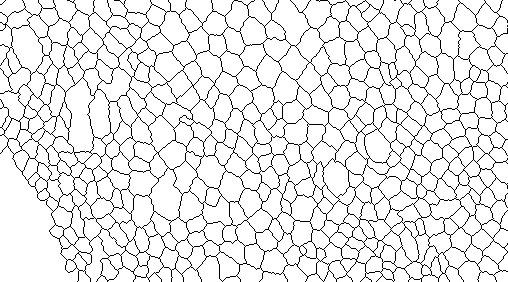
#> input picture samples/Segmentation-2.tif, 508 x 282 px; its folder holds 2 pictures in this run
$ python 02_plot_gallery.py
#> lines starting #> are read from the running program, lines starting #| are printed output that depends on the picture; after the words box and inside, x2 and y2 are one past the last pixel; in counts of white or black regions, pixels touching at a corner belong together
### deprojpy/io.py
from pathlib import Path

import numpy as np
import tifffile


def load_tiff_pair(
    mask_path: str | Path, heightmap_path: str | Path
) -> tuple[np.ndarray, np.ndarray]:
    """Load a DeProj-compatible segmentation mask and height map.

    Parameters
    ----------
    mask_path, heightmap_path:
        Paths to two-dimensional TIFF images. Array axes follow image
        convention ``(row, column)``.

    Returns
    -------
    mask, heightmap:
        NumPy arrays with identical shapes. Geometry produced later by
        :func:`deprojpy.from_heightmap` uses explicit ``(x, y, z)`` order.
    """
    mask = np.asarray(tifffile.imread(mask_path))
#> mask: shape (282, 508); 90.7% white; black in thin lines or dots
    heightmap = np.asarray(tifffile.imread(heightmap_path))
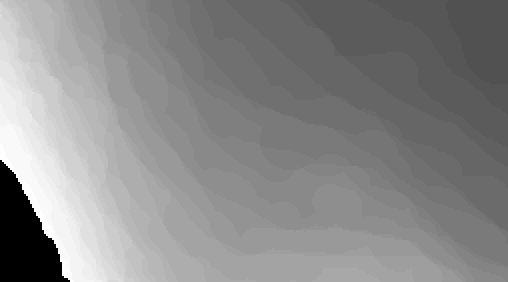
#> input picture samples/HeightMap-2.tif, 508 x 282 px
#> heightmap is the input picture: shape (282, 508) float32; min 0, max 25, mean 13.5
    if mask.ndim != 2 or heightmap.ndim != 2:
        raise ValueError("mask and heightmap must both be 2-D images")
    if mask.shape != heightmap.shape:
        raise ValueError(f"shape mismatch: mask {mask.shape}, heightmap {heightmap.shape}")
    return mask, heightmap


# [52 lines left out: functions _lit, load_label_heightmap_pair, not called in this run]

### deprojpy/mask.py
from __future__ import annotations

import networkx as nx
import numpy as np
from scipy import ndimage as ndi
from skimage import measure, morphology

from .objects import MaskObject


def validate_binary_mask(mask: np.ndarray) -> np.ndarray:
    """Validate and return a two-dimensional black-ridge/white-cell mask."""
    image = np.asarray(mask)
    if image.ndim != 2:
        raise ValueError(f"mask must be a 2-D array; received shape {image.shape}")
    if image.size == 0:
        raise ValueError("mask must not be empty")
    if not np.all(np.isfinite(image)):
        raise ValueError("mask must contain only finite values")
    values = np.unique(image)
#> values = [0, 255]
    if len(values) != 2 or 0 not in values:
        raise ValueError(
            "mask must be binary-like with exactly two values: black ridges "
            "(0) and nonzero cell interiors"
        )
    return image


def _ordered_boundary(component: np.ndarray) -> np.ndarray:
    """Return an ordered boundary as integer (x, y) pixel-center coordinates."""
    contours = measure.find_contours(component, 0.5, fully_connected="high")
    if not contours:
        return np.empty((0, 2), dtype=float)
    contour = max(contours, key=len)
    # find_contours follows pixel edges. Snap inward to actual dilated-cell
    # pixels, matching MATLAB bwboundaries' integer row/column coordinates.
    candidates = np.rint(contour).astype(int)
    candidates[:, 0] = np.clip(candidates[:, 0], 0, component.shape[0] - 1)
    candidates[:, 1] = np.clip(candidates[:, 1], 0, component.shape[1] - 1)
    for k, (row, col) in enumerate(candidates):
        if not component[row, col]:
            neighborhood = np.argwhere(
                component[max(0, row - 1) : row + 2, max(0, col - 1) : col + 2]
            )
            if neighborhood.size:
                candidates[k] = neighborhood[0] + [max(0, row - 1), max(0, col - 1)]
    keep = np.r_[True, np.any(np.diff(candidates, axis=0) != 0, axis=1)]
    rc = candidates[keep]
    if len(rc) > 1 and np.array_equal(rc[0], rc[-1]):
        rc = rc[:-1]
    return rc[:, ::-1].astype(float)  # explicit x, y order


def mask_to_objects(mask: np.ndarray) -> tuple[list[MaskObject], nx.Graph]:
    """Convert white 4-connected cells and the black ridge into objects/graph.

    Input array indices are ``(row, column)``; all returned coordinates are
    geometric ``(x, y)`` pixel coordinates, with the first pixel at (0, 0).
    """
    # Ensure the input has the expected binary structure before processing.
    image = validate_binary_mask(mask)
    # Label each white region as an individual cell using 4-connectivity.
    white = image != 0
#> white: shape (282, 508) bool; 90.7% white; black in thin lines or dots
    labels, n_components = ndi.label(white, ndi.generate_binary_structure(2, 1)) # type: ignore
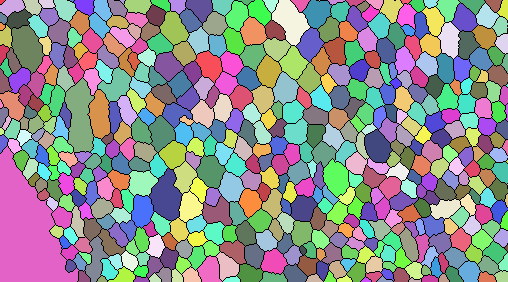
#> labels: shape (282, 508) int32; 528 distinct labels, from 0 to 527; one colour per label, 0 black
#> n_components = 527

    # The black pixels form ridges; local ridge density helps identify junctions.
    ridge = ~white
#> ridge: shape (282, 508) bool; 9.3% white in thin lines or dots
    ridge_neighbors = ndi.convolve(
        ridge.astype(np.uint8), np.ones((3, 3), dtype=np.uint8), mode="constant"
    )
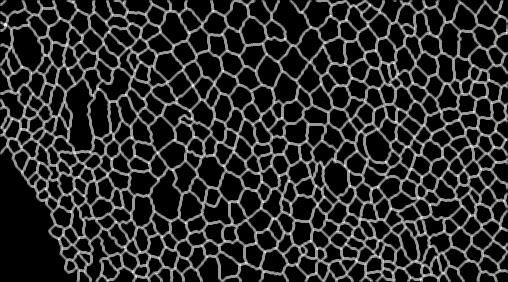
#> ridge_neighbors: shape (282, 508); min 0, max 5, mean 0.831; drawn with min black and max white
    # Ridge pixels with enough neighboring ridge pixels are treated as junctions.
    junction_mask = ridge & (ridge_neighbors >= 4)
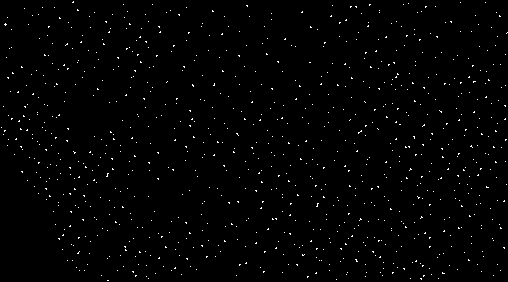
#> junction_mask: shape (282, 508) bool; 1.1% white in thin lines or dots
    junction_labels, n_junctions = ndi.label(junction_mask, ndi.generate_binary_structure(2, 2)) # type: ignore
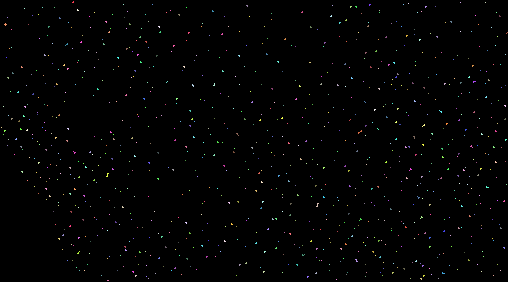
#> junction_labels: shape (282, 508) int32; 921 distinct labels, from 0 to 920; one colour per label, 0 black
#> n_junctions = 920
    centers_rc = ndi.center_of_mass(junction_mask, junction_labels, range(1, n_junctions + 1))
#> centers_rc = 920 pairs, first value 1.67 to 280, second value 1 to 506.5

    # Create a graph node for each detected junction.
    graph = nx.Graph()
    for junction_id, (row, col) in enumerate(centers_rc, start=1):
        graph.add_node(junction_id, id=junction_id, centroid=np.array([col, row], float))
#> this loop made 920 passes
#> (row, col) on passes 1 to 3: (1.67, 72.67), (2, 460), (2, 485)

    footprint = morphology.diamond(1)
    height, width = image.shape
    objects: list[MaskObject] = []
    for label_id in range(1, n_components + 1):
        rows, cols = np.where(labels == label_id)
        # Skip border-touching cells because their boundaries are incomplete.
        if (
            rows.min() <= 1
            or rows.max() >= height - 2
            or cols.min() <= 1
            or cols.max() >= width - 2
        ):
            continue
        # Slight dilation stabilizes boundary tracing around each cell.
        component = ndi.binary_dilation(labels == label_id, structure=footprint)
        boundary = _ordered_boundary(component)
        if len(boundary) < 3:
            continue

        # Map the boundary back onto the junction labels to find touched nodes.
        xy = np.rint(boundary).astype(int)
        visited = junction_labels[xy[:, 1], xy[:, 0]]
        visited = visited[visited > 0]
        junction_ids = np.unique(visited)

        # Keep traversal order so adjacent junctions can be connected in the graph.
        sequence: list[int] = []
        for jid in visited:
            jid = int(jid)
            if not sequence or sequence[-1] != jid:
                sequence.append(jid)
        if len(sequence) > 1 and sequence[0] == sequence[-1]:
            sequence.pop()
        for first, second in zip(sequence, sequence[1:] + sequence[:1], strict=True):
            if first != second:
                graph.add_edge(first, second)

        # Store the cell boundary and approximate center for later use.
        objects.append(MaskObject(boundary, boundary.mean(axis=0), junction_ids))
#> this loop made 527 passes
#> (contours in _ordered_boundary, visited, junction_ids) on passes 37 to 39: (1 point arrays, longest 119 points, [83, 52, 52, 2, 39, 62], [2, 39, 52, 62, 83]), (1 point arrays, longest 105 points, [62, 39, 3, 30, 40, 40], [3, 30, 39, 40, 62]), (1 point arrays, longest 107 points, [79, 70, 51, 8, 4, 29], [4, 8, 29, 51, 70, 79])
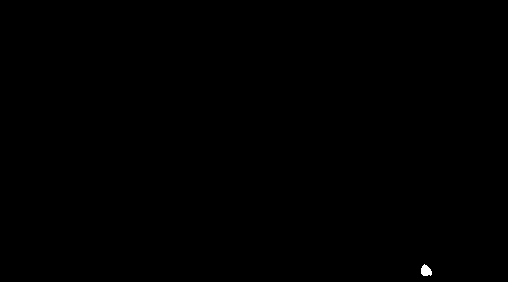
#> component: shape (282, 508) bool; 0.07% white; 1 white region, box (x1, y1, x2, y2) and area: (421, 264, 432, 276) 96
#> after the loop, objects = 426 items
    if not objects:
        raise ValueError(
            "mask parsing found no retained cells; expected nonzero cell interiors "
            "separated by a connected black ridge, with cells away from image borders"
        )
    return objects, graph

### deprojpy/core.py
from __future__ import annotations

from typing import Literal

import networkx as nx
import numpy as np

from .geometry import (
    BOUNDARY_SIMPLIFICATION_TOLERANCE_PX,
    fit_ellipse_3d,
    fit_plane,
    polygon_metrics,
    simplify_boundary_pixels,
)
from .heightmap import compute_curvatures, get_z, prepare_heightmap
from .labels import labels_to_objects
from .mask import mask_to_objects
from .models import DeprojResult, Epicell
from .objects import MaskObject


def _validate_common_inputs(
    segmentation: np.ndarray,
    heightmap: np.ndarray,
    *,
    segmentation_name: str,
    pixel_size: float,
    voxel_depth: float,
) -> tuple[np.ndarray, np.ndarray]:
    segmentation = np.asarray(segmentation)
    heightmap = np.asarray(heightmap)
    if segmentation.ndim != 2 or heightmap.ndim != 2:
        raise ValueError(
            f"{segmentation_name} and heightmap must both be 2-D arrays; "
            f"received shapes {segmentation.shape} and {heightmap.shape}"
        )
    if segmentation.shape != heightmap.shape:
        raise ValueError(
            f"{segmentation_name} and heightmap must have identical shapes; "
            f"got {segmentation.shape} and {heightmap.shape}"
        )
    if not np.isfinite(pixel_size) or pixel_size <= 0:
        raise ValueError("pixel_size must be a positive finite number")
    if not np.isfinite(voxel_depth) or voxel_depth <= 0:
        raise ValueError("voxel_depth must be a positive finite number")
    return segmentation, heightmap


def _from_objects_and_graph(
    objects: list[MaskObject],
    graph: nx.Graph,
    heightmap: np.ndarray,
    *,
    source_shape: tuple[int, int],
    pixel_size: float = 1.0,
    voxel_depth: float = 1.0,
    units: str = "pixels",
    invert_z: bool = False,
    inpaint_zeros: bool = True,
    prune_zeros: bool = True,
    cell_id_policy: Literal["sequential", "source_label"] = "sequential",
) -> DeprojResult:
    """Run shared height-map deprojection from extracted 2-D objects and graph."""
    if not objects:
        raise ValueError("object parsing found no retained cells")
    median_area = np.median(
        [polygon_metrics(np.c_[obj.boundary, np.zeros(len(obj.boundary))])[2] for obj in objects]
    )
    smooth_scale = 2.0 * np.sqrt(median_area) / np.pi
    prepared = prepare_heightmap(
        heightmap, voxel_depth, smooth_scale, invert_z, inpaint_zeros, prune_zeros
    )
    if not prune_zeros and not np.all(np.isfinite(prepared)):
        raise ValueError(
            "heightmap contains NaN or infinite values after preprocessing; "
            "enable prune_zeros or provide a finite height map"
        )

    graph = graph.copy()
    bad_junctions: set[int] = set()
    for node_id, data in graph.nodes(data=True):
        xy = np.asarray(data["centroid"], dtype=float) * pixel_size
        z = get_z(xy[None, :], prepared, pixel_size)[0]
        data["centroid"] = np.array([xy[0], xy[1], z])
        if prune_zeros and (not np.isfinite(z) or z == 0):
            bad_junctions.add(int(node_id))

    curvatures = compute_curvatures(prepared, smooth_scale, pixel_size)
    cells: list[Epicell] = []
    for obj in objects:
        if bad_junctions.intersection(map(int, obj.junction_ids)):
            continue

        # Simplify in pixel coordinates before height-map sampling or physical
        # scaling. This keeps the tolerance independent of pixel_size and avoids
        # carrying redundant contour vertices into the 3-D geometry path.
        boundary_px = simplify_boundary_pixels(
            np.asarray(obj.boundary, dtype=float),
            tolerance_px=BOUNDARY_SIMPLIFICATION_TOLERANCE_PX,
        )
        xy = boundary_px * pixel_size
        z = get_z(xy, prepared, pixel_size)
        if prune_zeros and (not np.all(np.isfinite(z)) or np.any(z == 0)):
            continue
        boundary = np.c_[xy, z]
        area, perimeter, area2d, perimeter2d = polygon_metrics(boundary)
        rotation, euler = fit_plane(boundary)
        ellipse, eccentricity, direction = fit_ellipse_3d(boundary, rotation)
        center = boundary.mean(axis=0)
        px = int(np.clip(np.rint(center[0] / pixel_size), 0, source_shape[1] - 1))
        py = int(np.clip(np.rint(center[1] / pixel_size), 0, source_shape[0] - 1))
        local_curvature = np.array([field[py, px] for field in curvatures])
        source_label = obj.source_label
        cell_id = (
            int(source_label)
            if cell_id_policy == "source_label" and source_label is not None
            else len(cells) + 1
        )
        cells.append(
            Epicell(
                id=cell_id,
                source_label=source_label,
                boundary=boundary,
                center=center,
                junction_ids=obj.junction_ids.copy(),
                n_neighbors=len(obj.junction_ids),
                area=area,
                perimeter=perimeter,
                euler_angles=euler,
                curvatures=local_curvature,
                ellipse_fit=ellipse,
                eccentricity=eccentricity,
                proj_direction=direction,
                uncorrected_area=area2d,
                uncorrected_perimeter=perimeter2d,
                area_error=area - area2d,
                perimeter_error=perimeter - perimeter2d,
            )
        )
    graph.remove_nodes_from(bad_junctions)
    return DeprojResult(
        cells,
        graph,
        units=units,
        pixel_size=pixel_size,
        voxel_depth=voxel_depth,
        source_shape=source_shape,
        prepared_heightmap=prepared,
    )


def from_heightmap(
    mask: np.ndarray,
    heightmap: np.ndarray,
    pixel_size: float = 1.0,
    voxel_depth: float = 1.0,
    units: str = "pixels",
    invert_z: bool = False,
    inpaint_zeros: bool = True,
    prune_zeros: bool = True,
) -> DeprojResult:
    """Deproject binary-ridge segmented cell contours onto a height-map surface."""
    mask, heightmap = _validate_common_inputs(
        mask,
        heightmap,
        segmentation_name="mask",
        pixel_size=pixel_size,
        voxel_depth=voxel_depth,
    )
    objects, graph = mask_to_objects(mask)
#> objects = 426 items
#> (the rest of the program and of its run is left out)
